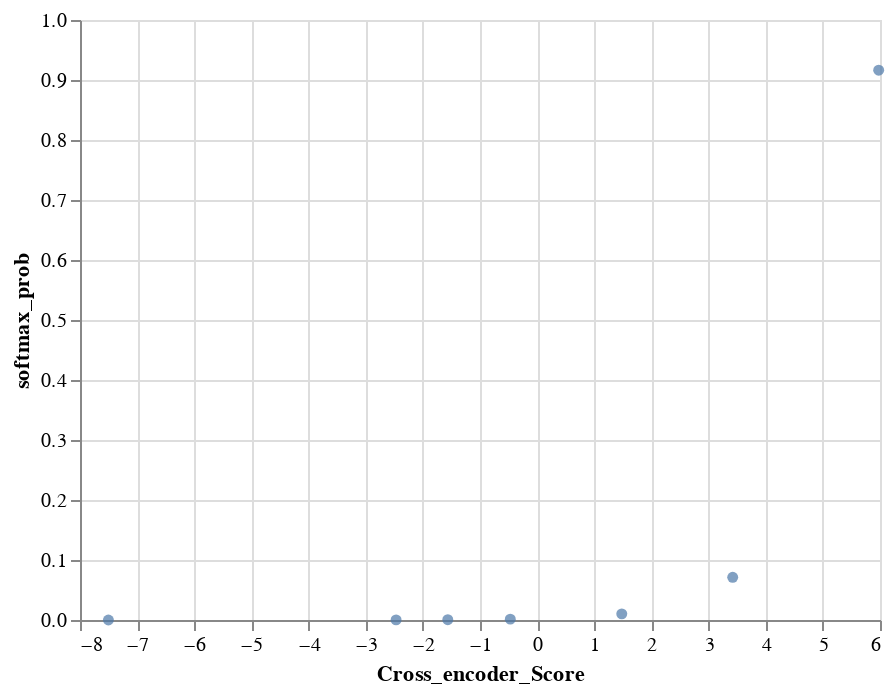

This figure's notebook cell:
### Code cell
# prompt: Using dataframe final_df: create a xy plot between Cross_encoder_Score and softmax_prob

import altair as alt
chart = alt.Chart(final_df).mark_circle().encode(x='Cross_encoder_Score', y='softmax_prob')
chart

### Figure 1 — Vega-Lite specification as saved in the notebook (floating-point values rounded to 4 significant figures)
{"config": {"view": {"continuousWidth": 400, "continuousHeight": 300}}, "data": {"name": "data-16fbb61a20a6c88264475c7e3ff01dfb"}, "mark": "circle", "encoding": {"x": {"field": "Cross_encoder_Score", "type": "quantitative"}, "y": {"field": "softmax_prob", "type": "quantitative"}}, "$schema": "https://vega.github.io/schema/vega-lite/v4.17.0.json", "datasets": {"data-16fbb61a20a6c88264475c7e3ff01dfb": [{"Document": "supporting  and investing in our cloud -based services, including datacenter  operations ; designing, manufacturing, \nmarketing, and selling our other products and service s; and income taxes.  \nHighlights from fiscal year 2023  compared with fiscal year 2022  included:  \n• Microsoft Cloud revenue increased 22% to $ 111.6 billion.  \n• Office Commercial products and cloud services revenue increased  10% driven by Office 365 Commercial \ngrowth of  13%. \n• Office Consumer products and cloud services revenue increased  2% and Microsoft 365 Consumer \nsubscribers increased to 67.0 million.  \n• LinkedIn revenue increased  10%. \n• Dynamics products and cloud services revenue increased  16% driven by Dynamics 365 growth of 24%.", "metadata": "{'page': 36, 'source': '/content/RAG/data/Microsoft_2023.pdf'}", "Cross_encoder_Score": 5.977, "Cross_encoder_Rank": 1, "softmax_prob": 0.9164}, {"Document": "Intelligent Cloud    37,884    33,203   14%  \nMore Personal Computing    16,450     20,490   (20)%  \n         \n                \nTotal   $ 88,523   $ 83,383    6%  \n            \nReportable Segments  \nFiscal Year 2023  Compared with Fiscal Year 2022   \nProductivity and Business Processes  \nRevenue increased  $5.9 billion or 9%.  \n• Office Commercial products and cloud services revenue increased $ 3.7 billion or 10%. Office 365 \nCommercial revenue grew 13% with seat growth of 11%, driven by small and medium business and frontline \nworker offerings, as well as growth in revenue per user. Office Commercial products revenue declined 21% \ndriven by continued customer shift to cloud offerings.  \n• Office Consumer products and cloud services revenue increased $ 140 million or 2%. Microsoft 365", "metadata": "{'page': 41, 'source': '/content/RAG/data/Microsoft_2023.pdf'}", "Cross_encoder_Score": 3.422, "Cross_encoder_Rank": 2, "softmax_prob": 0.07122}, {"Document": "16,230   \n    15,370    \nLinkedIn    15,145     13,816     10,289    \nSearch and news advertising      12,208        11,591        9,267    \nEnterprise Services    7,722     7,407     6,943   \nDevices    5,521     7,306     7,143   \nDynamics    5,437     4,687     3,754   \nOther       211       289       373   \n              \n                \nTotal    $ 211,915     $ 198,270      $ 168,088    \n                       \nOur Microsoft Cloud  revenue, which includes Azure and other cloud services, Office 365 Commercial, the commercial \nportion of LinkedIn, Dynamics 365, and other commercial cloud properties, was $ 111.6 billion, $ 91.4 billion , and $ 69.1 \nbillion in fiscal years 2023 , 2022 , and 2021 , respectively. These amounts are primarily included in Server products and", "metadata": "{'page': 91, 'source': '/content/RAG/data/Microsoft_2023.pdf'}", "Cross_encoder_Score": 1.481, "Cross_encoder_Rank": 3, "softmax_prob": 0.01022}, {"Document": "driven by continued customer shift to cloud offerings.  \n• Office Consumer products and cloud services revenue increased $ 140 million or 2%. Microsoft 365 \nConsumer subscribers grew 12% to 67.0 million.   \n• LinkedIn revenue increased $1. 3 billion or 10% driven by Talent Solutions.  \n• Dynamics products and cloud services revenue increased $750 million or 16% driven by Dynamics 365 \ngrowth of 24%. \nOperating income increased  $4.5 billion or 15%.  \n• Gross margin increased  $5.8 billion or 12% driven by growth in Office 365 Commercial  and LinkedIn , as \nwell as the change in accounting estimate. Gross margin percentage increased. Excluding the impact of the \nchange in accounting estimate, gross margin percentage increased slightly  driven by improvement in Office", "metadata": "{'page': 41, 'source': '/content/RAG/data/Microsoft_2023.pdf'}", "Cross_encoder_Score": -0.4699, "Cross_encoder_Rank": 4, "softmax_prob": 0.001453}, {"Document": "services. Azure and other cloud services revenue grew 29% driven by  growth in our consumption -based \nservices. Server products revenue decreased 1% . \n• Enterprise Services revenue increased $ 315 million or 4% driven by growth in Enterprise Support Services, \noffset in part by a decline in Industry Solutions (formerly Microsoft Consulting Services ).", "metadata": "{'page': 41, 'source': '/content/RAG/data/Microsoft_2023.pdf'}", "Cross_encoder_Score": -1.564, "Cross_encoder_Rank": 5, "softmax_prob": 0.0004867}, {"Document": "driven by demand for Microsoft 365.  \n• Devices revenue decreased $1. 8 billion or 24% as elevated channel inventory levels continued to drive \nadditional weakness beyond declining PC demand.  \n• Gaming revenue decreased $ 764 million or 5% driven by declines in Xbox hardware and Xbox content and \nservices. Xbox hardware revenue decreased 11% driven by lower volume and price of consoles sold. Xbox \ncontent and services revenue decreased 3% driven by a decline in first -party content, offset in part by growth \nin Xbox Game Pass.  \n• Search and news advertising  revenue  increased $ 617 million or 5%. Search and news advertising revenue \nexcluding traffic acquisition costs increased 11% driven by higher search volume and the Xandr acquisition .", "metadata": "{'page': 42, 'source': '/content/RAG/data/Microsoft_2023.pdf'}", "Cross_encoder_Score": -2.468, "Cross_encoder_Rank": 6, "softmax_prob": 0.000197}, {"Document": "Windows OEM revenue growth  \n  Revenue from sales of Windows Pro and non -Pro licenses sold through \nthe OEM channel  \n   Windows Commercial products and cloud \nservices revenue growth  \n  Revenue from Windows Commercial products and cloud services, \ncomprising volume licensing of the Windows operating system, \nWindows cloud services, and other Windows commercial offerings  \n   Devices revenue growth  \n  Revenue from Devices, including Surface, HoloLens, and PC \naccessories  \n   Xbox content and services revenue \ngrowth  \n  Revenue from Xbox content and services, comprising first - and third -\nparty content (including games and in -game content), Xbox Game Pass \nand other subscriptions, Xbox Cloud Gaming, advertising, third-party \ndisc royalties, and other cloud services", "metadata": "{'page': 39, 'source': '/content/RAG/data/Microsoft_2023.pdf'}", "Cross_encoder_Score": -7.503, "Cross_encoder_Rank": 7, "softmax_prob": 1.282e-06}]}}
